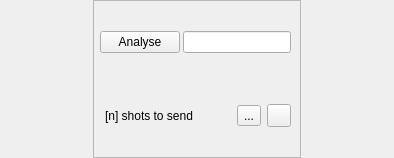
<?xml version="1.0" encoding="UTF-8"?>
<ui version="4.0">
 <class>analysis</class>
 <widget class="QWidget" name="analysis">
  <property name="geometry">
   <rect>
    <x>0</x>
    <y>0</y>
    <width>394</width>
    <height>158</height>
   </rect>
  </property>
  <property name="windowTitle">
   <string>Form</string>
  </property>
  <layout class="QHBoxLayout" name="horizontalLayout_2">
   <property name="spacing">
    <number>0</number>
   </property>
   <property name="margin">
    <number>0</number>
   </property>
   <item>
    <spacer name="horizontalSpacer_2">
     <property name="orientation">
      <enum>Qt::Horizontal</enum>
     </property>
     <property name="sizeHint" stdset="0">
      <size>
       <width>40</width>
       <height>20</height>
      </size>
     </property>
    </spacer>
   </item>
   <item>
    <widget class="QFrame" name="frame">
     <property name="frameShape">
      <enum>QFrame::StyledPanel</enum>
     </property>
     <property name="frameShadow">
      <enum>QFrame::Plain</enum>
     </property>
     <property name="lineWidth">
      <number>1</number>
     </property>
     <layout class="QVBoxLayout" name="verticalLayout">
      <property name="spacing">
       <number>3</number>
      </property>
      <property name="margin">
       <number>6</number>
      </property>
      <item>
       <layout class="QHBoxLayout" name="horizontalLayout">
        <property name="spacing">
         <number>3</number>
        </property>
        <item>
         <widget class="QPushButton" name="send_to_server">
          <property name="focusPolicy">
           <enum>Qt::NoFocus</enum>
          </property>
          <property name="toolTip">
           <string>Send completed shot files for analysis</string>
          </property>
          <property name="text">
           <string>Analyse</string>
          </property>
          <property name="icon">
           <iconset resource="../../../../usr/local/lib/python2.7/dist-packages/qtutils/icons/icons.qrc">
            <normaloff>:/qtutils/custom/lyse.png</normaloff>:/qtutils/custom/lyse.png</iconset>
          </property>
          <property name="checkable">
           <bool>true</bool>
          </property>
         </widget>
        </item>
        <item>
         <widget class="QLineEdit" name="server">
          <property name="toolTip">
           <string>Hostname of lyse analysis server</string>
          </property>
         </widget>
        </item>
        <item>
         <widget class="IconLabel" name="server_online"/>
        </item>
       </layout>
      </item>
      <item>
       <widget class="QFrame" name="failed_to_send_frame">
        <property name="styleSheet">
         <string notr="true">QFrame{background-color: '#FF9999'};</string>
        </property>
        <property name="frameShape">
         <enum>QFrame::NoFrame</enum>
        </property>
        <property name="frameShadow">
         <enum>QFrame::Raised</enum>
        </property>
        <layout class="QHBoxLayout" name="horizontalLayout_3">
         <property name="leftMargin">
          <number>5</number>
         </property>
         <property name="topMargin">
          <number>3</number>
         </property>
         <property name="rightMargin">
          <number>3</number>
         </property>
         <property name="bottomMargin">
          <number>3</number>
         </property>
         <item>
          <widget class="QLabel" name="resend_shots_label">
           <property name="text">
            <string>[n] shots to send</string>
           </property>
          </widget>
         </item>
         <item>
          <widget class="QToolButton" name="retry_button">
           <property name="toolTip">
            <string>Retry now</string>
           </property>
           <property name="text">
            <string>...</string>
           </property>
           <property name="icon">
            <iconset resource="../../../../usr/local/lib/python2.7/dist-packages/qtutils/icons/icons.qrc">
             <normaloff>:/qtutils/fugue/arrow-circle.png</normaloff>:/qtutils/fugue/arrow-circle.png</iconset>
           </property>
          </widget>
         </item>
         <item>
          <widget class="QToolButton" name="clear_unsent_shots_button">
           <property name="toolTip">
            <string>Clear</string>
           </property>
           <property name="text">
            <string/>
           </property>
           <property name="icon">
            <iconset resource="../../../../usr/local/lib/python2.7/dist-packages/qtutils/icons/icons.qrc">
             <normaloff>:/qtutils/fugue/minus.png</normaloff>:/qtutils/fugue/minus.png</iconset>
           </property>
          </widget>
         </item>
        </layout>
       </widget>
      </item>
     </layout>
    </widget>
   </item>
   <item>
    <spacer name="horizontalSpacer_3">
     <property name="orientation">
      <enum>Qt::Horizontal</enum>
     </property>
     <property name="sizeHint" stdset="0">
      <size>
       <width>40</width>
       <height>20</height>
      </size>
     </property>
    </spacer>
   </item>
  </layout>
 </widget>
 <customwidgets>
  <customwidget>
   <class>IconLabel</class>
   <extends>QWidget</extends>
   <header>qtutils/widgets.h</header>
  </customwidget>
 </customwidgets>
 <resources>
  <include location="../../../../usr/local/lib/python2.7/dist-packages/qtutils/icons/icons.qrc"/>
 </resources>
 <connections/>
</ui>
